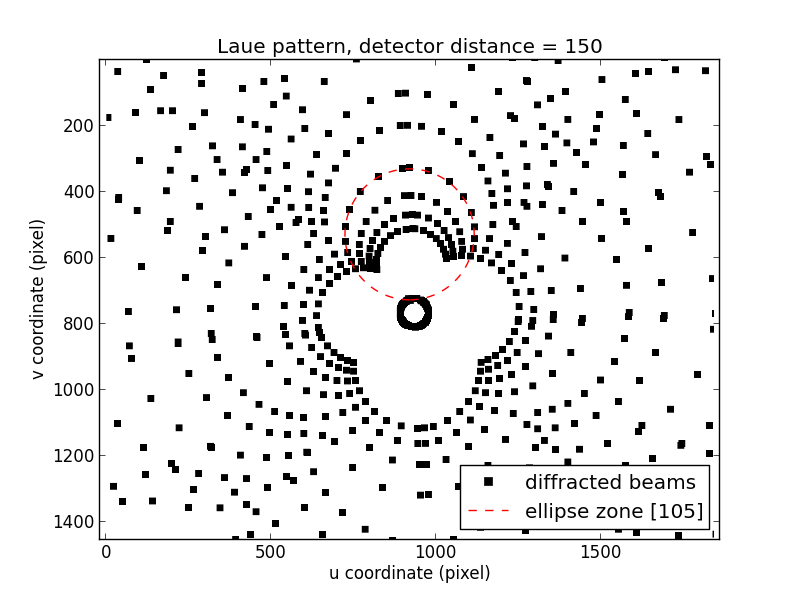

Recreate this plot in Python.
from matplotlib import pyplot as plt, cm
import numpy as np

from pymicro.crystal.lattice import *
from pymicro.crystal.microstructure import *
from pymicro.xray.laue import *
from pymicro.xray.detectors import Varian2520

if __name__ == '__main__':
    det_distance = 150.
    detector = Varian2520()
    detector.ref_pos = np.array([det_distance, 0., 0.])
    ni = Lattice.face_centered_cubic(0.3524)
    phi1 = 89.4  # deg
    phi = 92.0  # deg
    phi2 = 86.8  # deg
    orientation = Orientation.from_euler([phi1, phi, phi2])
    uvw = HklDirection(1, 0, 5, ni)

    all_planes = build_list(lattice=ni, max_miller=8)
    compute_Laue_pattern(orientation, detector, all_planes, color_field='constant', r_spot=10, inverted=True)
    print(detector.data.max())

    plt.figure()  # new figure
    plt.imshow(detector.data.T, cmap=cm.gray, vmin=0, vmax=255)
    plt.axis('equal')
    plt.xlabel('u coordinate (pixel)')
    plt.ylabel('v coordinate (pixel)')
    plt.axis([1, detector.size[0], detector.size[1], 1])  # to display with (0, 0) in the top left corner
    plt.title("Laue pattern, detector distance = %g" % det_distance)
    plt.plot(detector.ucen, detector.vcen, 'ks', label='diffracted beams')
    uvw_miller = uvw.miller_indices()
    ellipse = compute_ellipsis(orientation, detector, det_distance, uvw, verbose=True)
    plt.plot(ellipse[0], ellipse[1], 'r--', label='ellipse zone [%d%d%d]' % uvw_miller)
    plt.legend(numpoints=1, loc='lower right')

    image_name = os.path.splitext(__file__)[0] + '.png'
    print('writting %s' % image_name)
    plt.savefig(image_name, format='png')

    from matplotlib import image
    image.thumbnail(image_name, 'thumb_' + image_name, 0.2)
